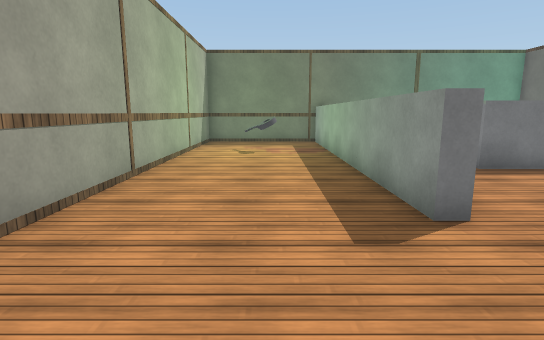
[1] (above)

16 first-person views from a walk through a scene from a Unity 3-D project. The camera is 1.3 m above the floor, tilts 10° down and sees 80° across. Doors are open. The floor is counted in squares, 1 m on a side. Each view is taken from the middle of a square. On the plan, view 1 faces up. The plan holds only what a view shows up to about 14 squares ahead; the rest is blank. The place goes on beyond the plan. The player is left out. Surface patterns are stand-ins for the level's own textures.

[2]
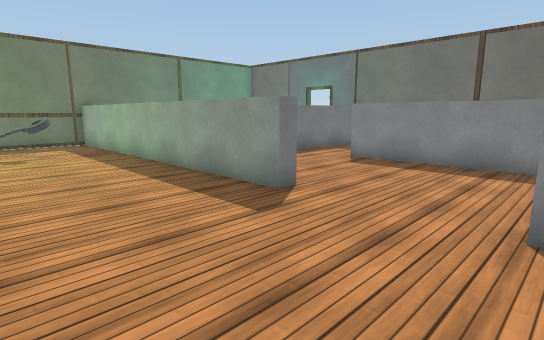

[3]
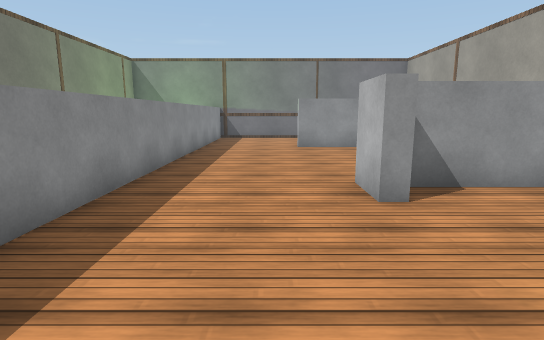

[4]
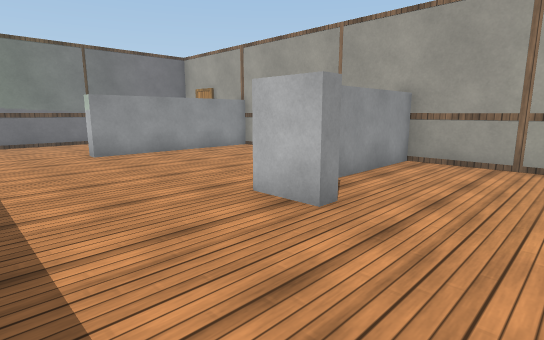

[5]
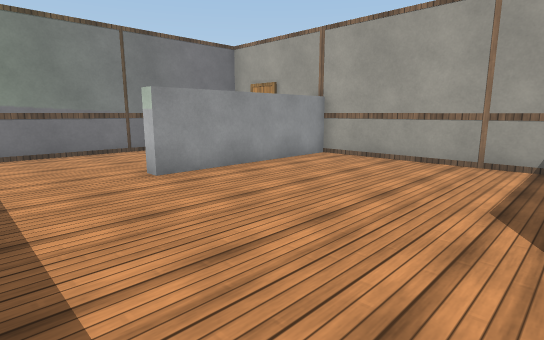

[6]
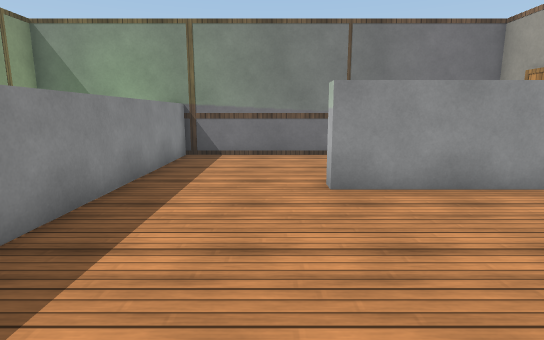

[7]
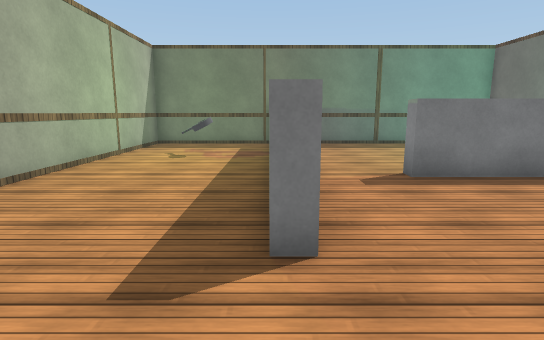

[8]
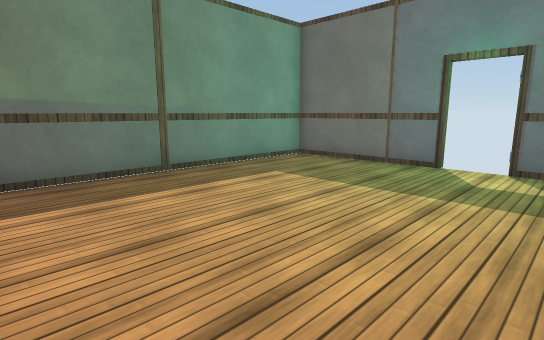

[9]
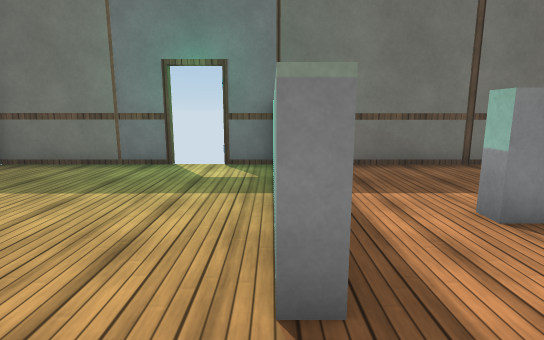

[10]
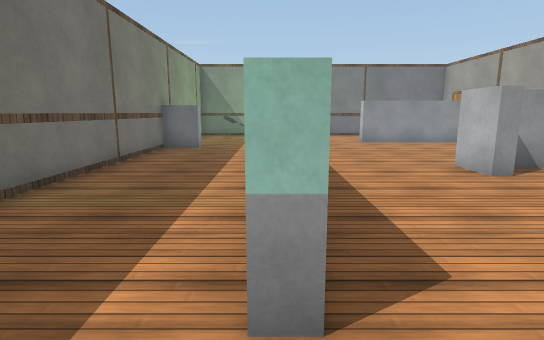

[11]
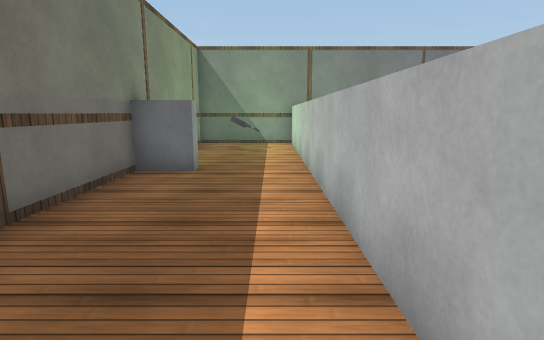

[12]
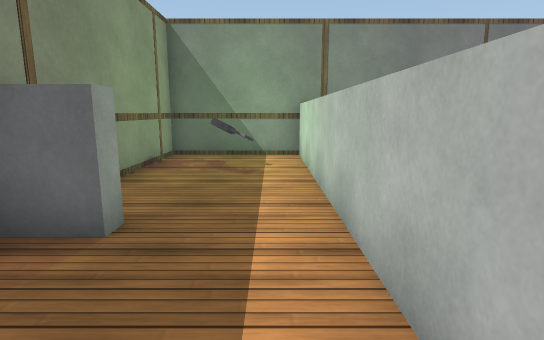

[13]
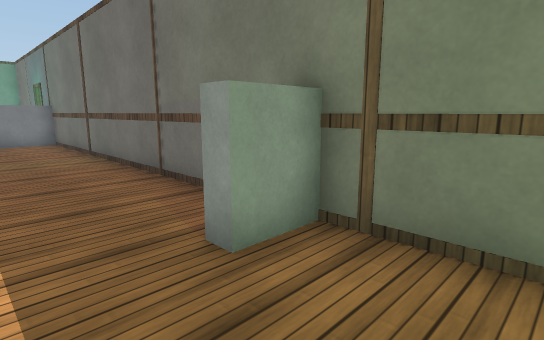

[14]
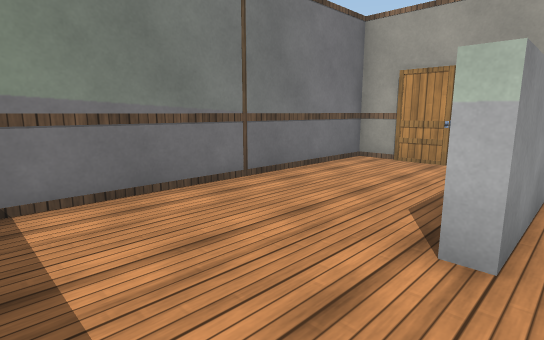

[15]
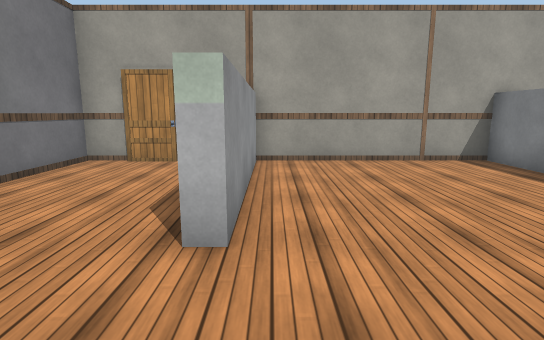

[16]
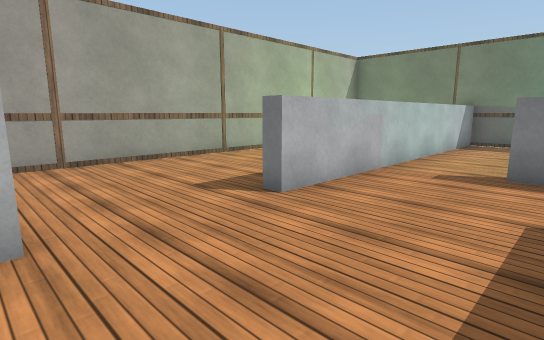

### Floor plan
Ten units are one square. View 1 is at (0, 0); x grows to the right and y downward. Boxes are objects, and circles mark ways between rooms. Rooms are numbered by the first view taken in them; rooms with no view inside come last. Other rooms are left out.
<svg viewBox="-34 -154 150 280">
<path fill="none" stroke="#000" d="M19 -4 24 -4 24 11M-10 11 -29 11 -29 74 30 74 30 80M24 -75 24 -38 20 -38 20 -149M64 -75 49 -75M-29 95 -29 121 71 121M67 121 67 -53M21 -149 -29 -149 -29 6 16 6M49 -75 49 -80 70 -80M111 -105 111 -149 21 -149M24 -149 24 -75M111 -77 111 -92M71 -11 71 121 111 121 111 -75 64 -75M111 57 98 57 98 53 111 53M67 -53 72 -53"/>
<rect x="-5" y="-115" width="10" height="10" fill="#bbb"><title>other object</title></rect>
<rect x="85" y="95" width="10" height="10" fill="#bbb"><title>other object</title></rect>
<circle cx="35" cy="-80" r="3" fill="#2a7"/>
<circle cx="70" cy="-65" r="3" fill="#2a7"/>
<text x="10" y="0">1</text>
<text x="60" y="-110">2</text>
<text x="90" y="20">3</text>
</svg>
Room 1 opens to room 2. Room 1 opens to room 3.

Where each view was taken, in squares from view 1:
view 1: 0 up, 0 right, facing up
view 2: 0 up, 2 left, facing up-right
view 3: 5 up, 4 right, facing down
view 4: 3 up, 6 right, facing down-left
view 5: 1 down, 6 right, facing down-left
view 6: 2 down, 4 right, facing down
view 7: 1 up, 2 right, facing up
view 8: 8 up, 3 right, facing up-right
view 9: 8 up, 3 right, facing right
view 10: 7 up, 7 right, facing down
view 11: 2 up, 8 right, facing down
view 12: 2 down, 8 right, facing down
view 13: 8 down, 8 right, facing up-right
view 14: 7 down, 6 right, facing down-left
view 15: 7 down, 6 right, facing left
view 16: 0 up, 6 right, facing up-left
